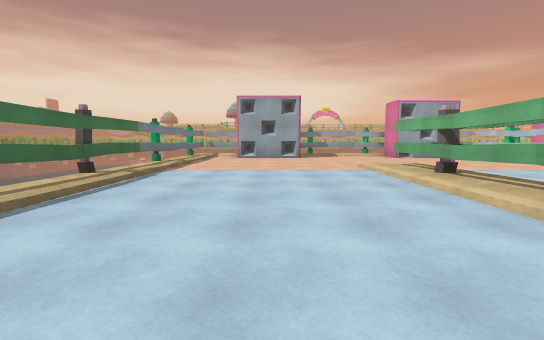
view 1 (above)

22 first-person views from a walk through a Unity game level. The camera is 1.3 m above the floor, tilts 6° down and sees 90° across. The floor is counted in squares, 2 m on a side. Each view is taken from the middle of a square. On the plan, view 1 faces up. The plan holds only what a view shows up to about 9 squares ahead; the rest is blank. The place goes on beyond the plan. The player character is not drawn. Some surface patterns are stand-ins.

view 2
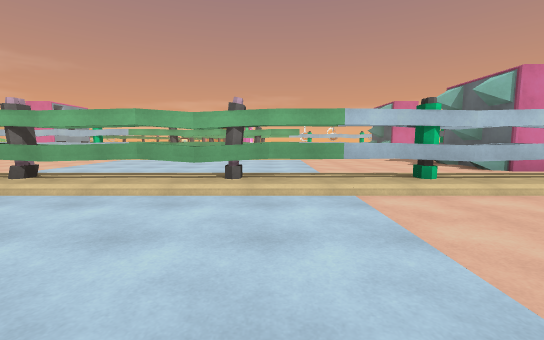

view 3
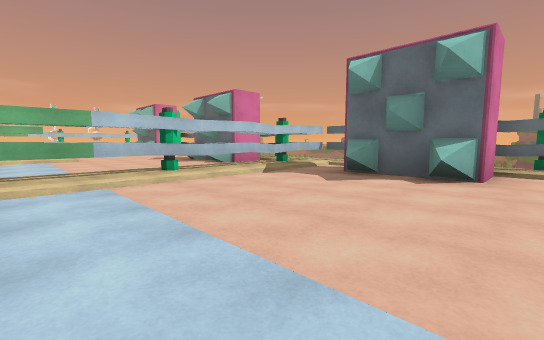

view 4
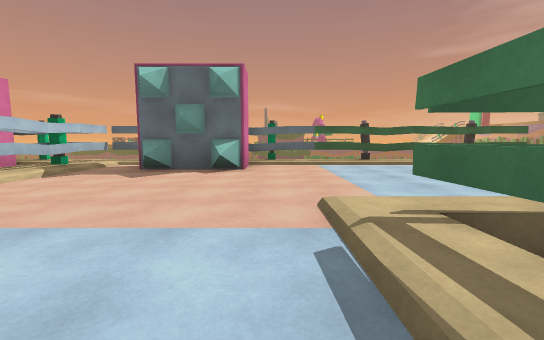

view 5
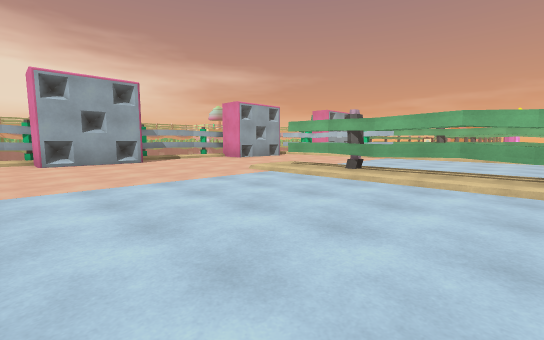

view 6
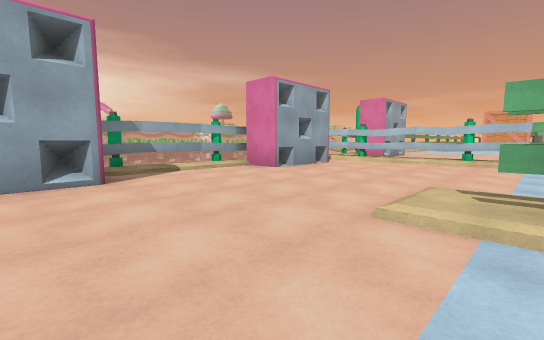

view 7
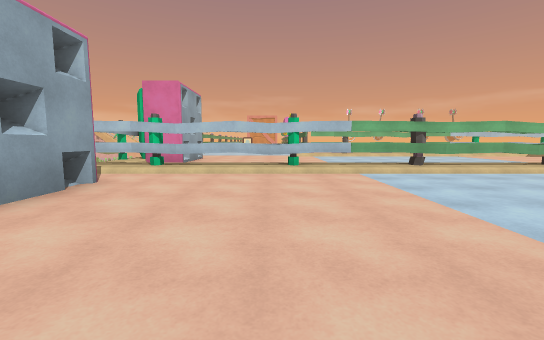

view 8
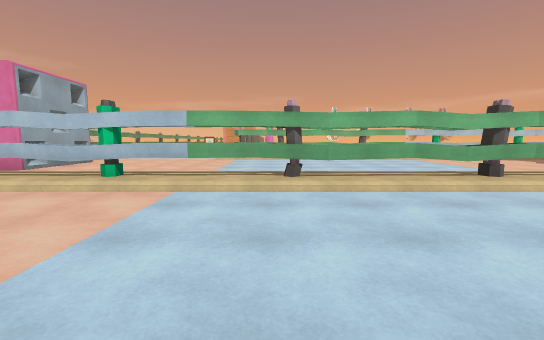

view 9
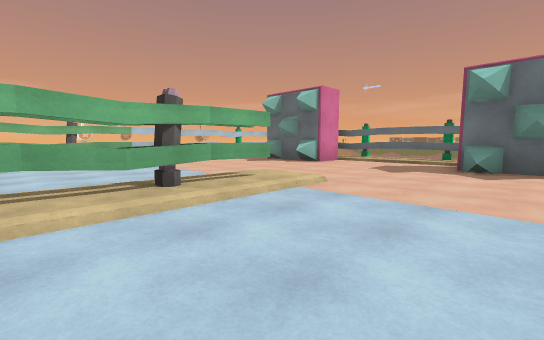

view 10
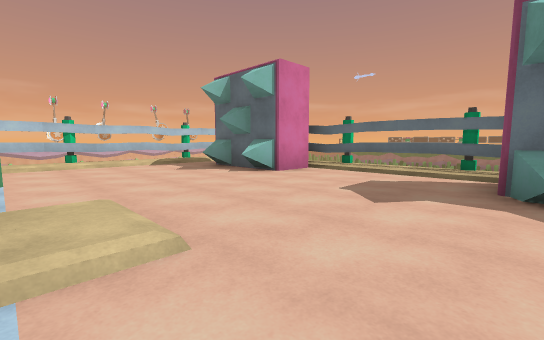

view 11
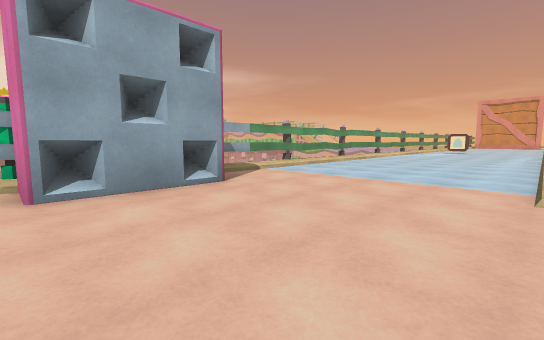

view 12
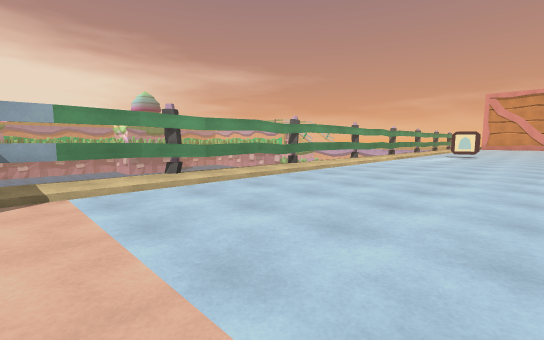

view 13
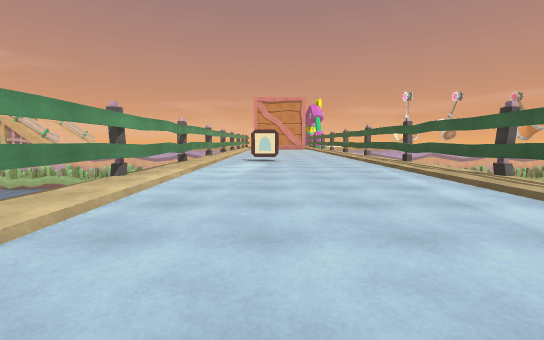

view 14
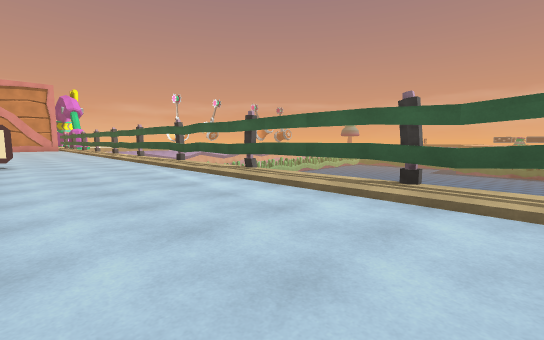

view 15
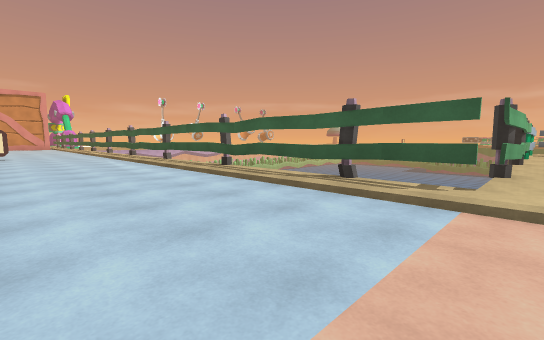

view 16
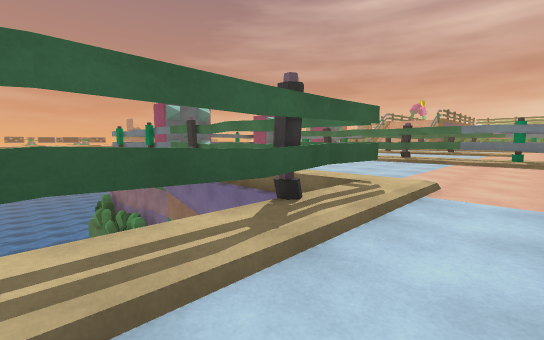

view 17
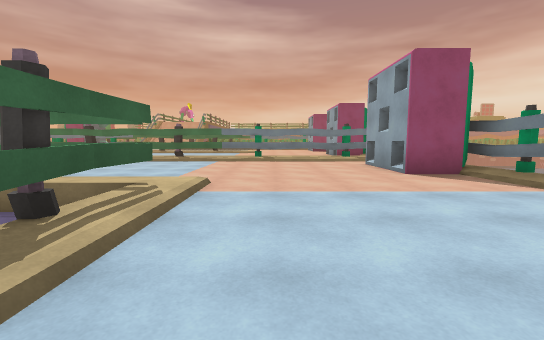

view 18
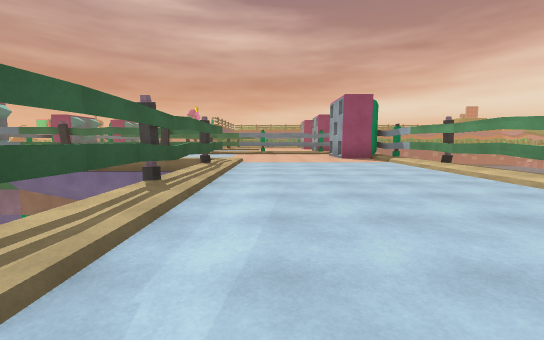

view 19
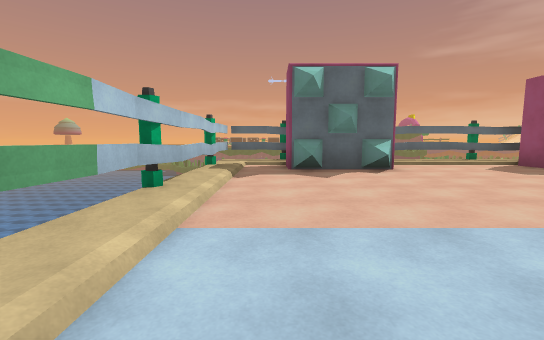

view 20
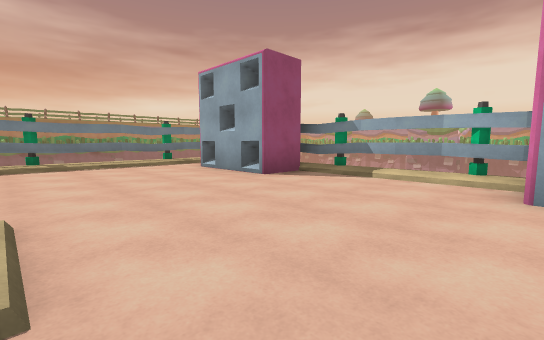

view 21
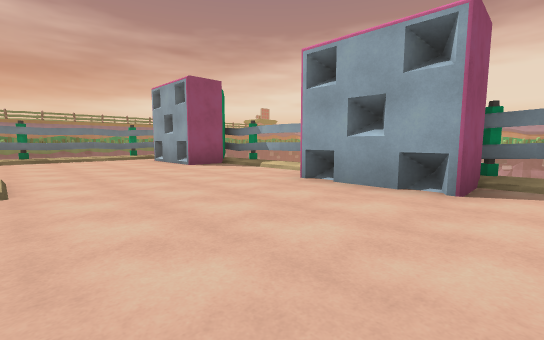

view 22
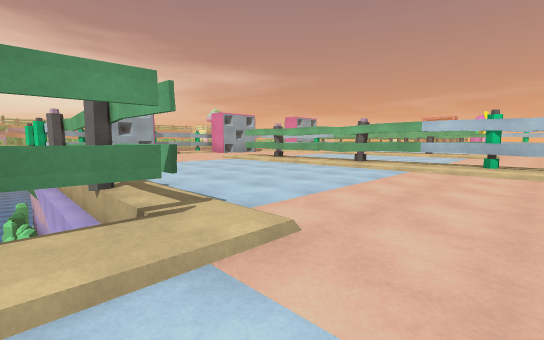

### Floor plan
Key: @ floor where view 1 was taken; # wall or solid block; . main floor; : floor 0.25 m higher than the main floor; - floor 5.75 m lower than the main floor; ^ raised ledge; v drop or lower ground; T thing the floor can be seen under or through; O other object.
Columns run from 4 left of view 1 to 28 right of it. Each row starts with its distance up from view 1.
 12  ############## #################
 11  v.###...###.#####...............
 10 vv...........#:.................O
  9 vv...........T:..................
  8 vv...........T:..................
  7 vv.....:.....T:....:::v:::v:v::::
  6  v.....T.....T:....:##v###v-v####
  5  v.....T.....T:....vv
  4  v.....T.....T:....vv
  3  v.....T.....T:....vv
  2  v.....T.....T:....vv
  1  v.....T.....T:....vv
  0 v#..@..T.....::....vv
 -1 .......T...........vv
 -2 .......T...........v
 -3 .......T...........v
 -4 ...^.#.#.^##....##.vv
 -5 ...###.#.###...###.v
 -6 vvv#  v#v###vvv## v#

Positions as (right, up) in squares from view 1, and headings:
1: (0, 0), facing up
2: (-1, 1), facing right
3: (-2, 1), facing down-right
4: (-2, 2), facing down
5: (-2, 2), facing up-right
6: (0, 6), facing up-right
7: (3, 8), facing right
8: (5, 5), facing right
9: (6, 3), facing down-right
10: (7, 0), facing down-right
11: (11, 7), facing up-right
12: (15, 8), facing up-right
13: (19, 10), facing right
14: (19, 10), facing down-right
15: (15, 10), facing down-right
16: (19, 8), facing down-left
17: (19, 8), facing left
18: (24, 8), facing left
19: (14, 2), facing down
20: (5, 7), facing up-left
21: (8, 7), facing up-left
22: (-4, -2), facing up-right
